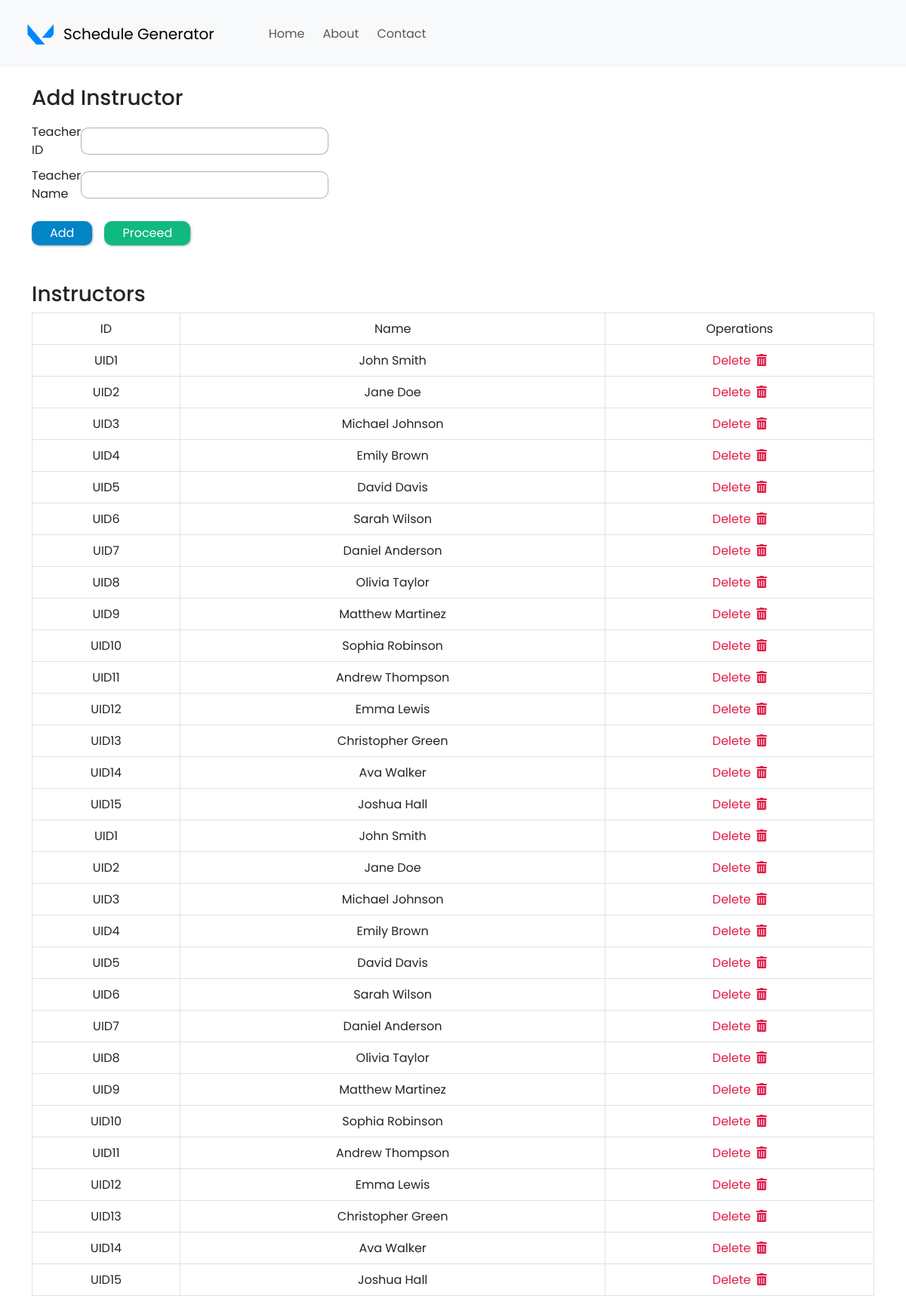
Page /add-instructor on the earlier database version.
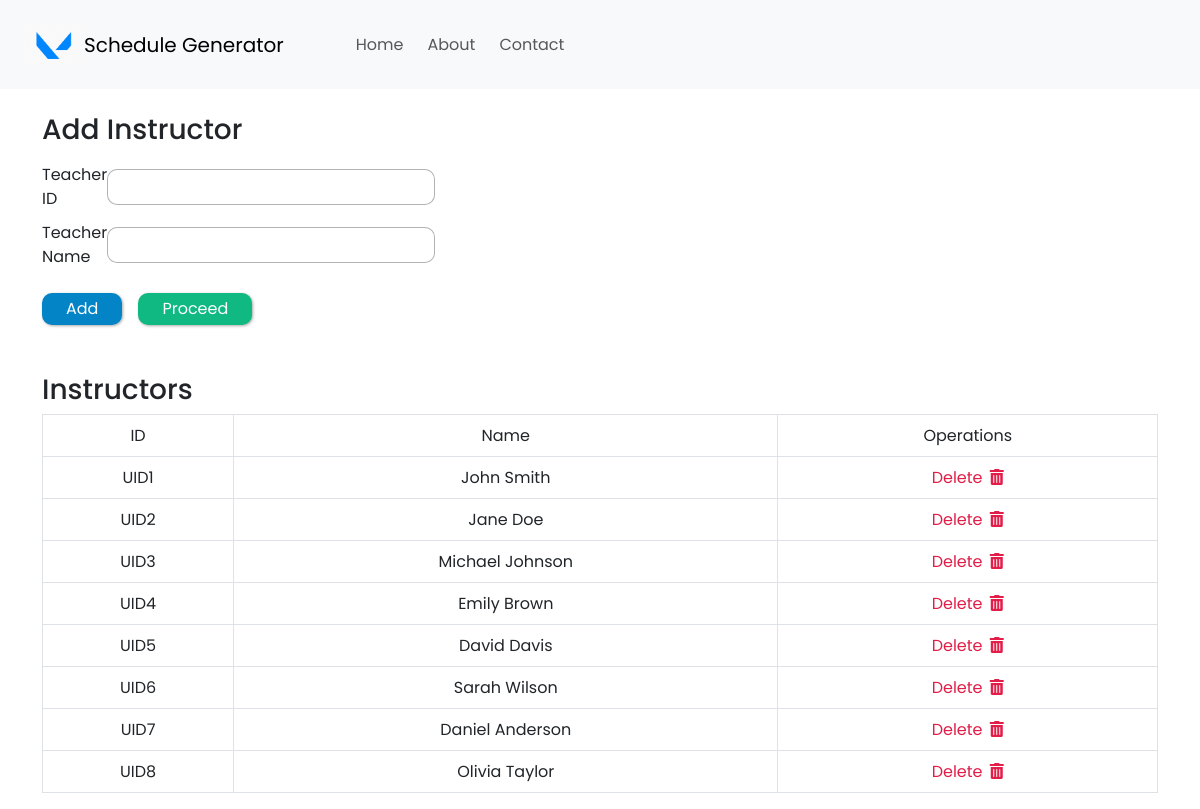
Same page on the later database version.
### my_app/models.py (models this page shows, shortened)
class Instructor(models.Model):
    uid = models.CharField(max_length=10)
    name = models.CharField(max_length=100)

### my_app/views.py (the view)
# urls.py: path('add-instructor', views.addInstructor, name='add-instructor'),
def addInstructor(request):
    if request.method == 'POST':
        form = InstructorForm(request.POST)
        if form.is_valid():
            form.save()
            all_instructors = Instructor.objects.all
            return render(request, 'add-instructor.html', {'all_instructors': all_instructors})
    else:
        all_instructors = Instructor.objects.all
        return render(request, 'add-instructor.html', {'all_instructors': all_instructors})

### my_app/templates/add-instructor.html (shortened to what this page needs)
{% extends 'base.html' %}
{% block content %}
{% load static %}
  <div style="width: 320px; margin-top: 1.5rem;">
    <form method="POST">
      <h3 style="margin-bottom: 1rem;">Add Instructor</h3>
      <div class="input-container">
        <label>Teacher ID</label>
        <input type="text" name="uid" class="input-fields" />
      </div>
      <div class="input-container">
        <label>Teacher Name</label>
        <input type="text" name="name" class="input-fields" />
      </div>
      <div class="d-flex align-items-center mt-4 gap-3">
        <button type="submit" class="add-button px-4 py-1">Add</button>
        <input type="button"
          value="Proceed"
          class="proceed-button px-4 py-1"
          onclick="window.location.href='/add-course'"
        />
      </div>
    </form>
  </div>
  {% if all_instructors %}
    <h3 class="mt-5">Instructors</h3>
    <table class="table table-bordered">
      <tr class="table-heading">
          <td>
            <center>ID</center>
          </td>
          <td>
            <center>Name</center>
            </td>
          <td>
            <center>Operations</center>
          </td>
      </tr>
      {% for instructor in all_instructors %}
        <tr class="table-data">
          <td>
            <center>{{ instructor.uid }}</center>
          </td>
          <td>
            <center>{{ instructor.name }}</center>
          </td>
          <td>
            <center>
              <a class="delete-button" href="{% url 'delete-instructor' instructor.id %}">
               Delete
              <i class="fas fa-trash-alt" style="margin-left: 3px;"></i>
              </a>
            </center>
          </td>
        </tr>
      {% endfor %}
    </table>
  {% endif %}
{% endblock %}

Differences in the rows shown:
removed Instructor: uid "UID9", name "Matthew Martinez"
removed Instructor: uid "UID10", name "Sophia Robinson"
removed Instructor: uid "UID11", name "Andrew Thompson"
removed Instructor: uid "UID12", name "Emma Lewis"
removed Instructor: uid "UID13", name "Christopher Green"
removed Instructor: uid "UID14", name "Ava Walker"
removed Instructor: uid "UID15", name "Joshua Hall"
removed Instructor: uid "UID1", name "John Smith"
removed Instructor: uid "UID2", name "Jane Doe"
removed Instructor: uid "UID3", name "Michael Johnson"
removed Instructor: uid "UID4", name "Emily Brown"
removed Instructor: uid "UID5", name "David Davis"
removed Instructor: uid "UID6", name "Sarah Wilson"
removed Instructor: uid "UID7", name "Daniel Anderson"
removed Instructor: uid "UID8", name "Olivia Taylor"
removed Instructor: uid "UID9", name "Matthew Martinez"
removed Instructor: uid "UID10", name "Sophia Robinson"
removed Instructor: uid "UID11", name "Andrew Thompson"
removed Instructor: uid "UID12", name "Emma Lewis"
removed Instructor: uid "UID13", name "Christopher Green"
removed Instructor: uid "UID14", name "Ava Walker"
removed Instructor: uid "UID15", name "Joshua Hall"
